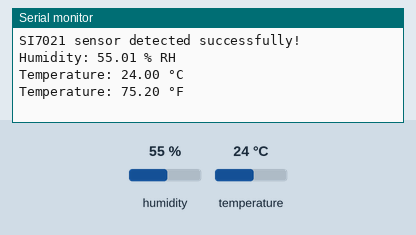
The sketch below on a simulated ESP32. On the bench: the last lines printed to the serial monitor. Wiring (inferred from the names in the program): HTU21/Si7021 sensor at I2C address 0x40. The test bench sets the inputs (shaded band); at power-on: humidity 55 %, temperature 24 °C.

Above: at 3.2 s.
3.3 s: humidity set to 22 %
At 4.9 s:
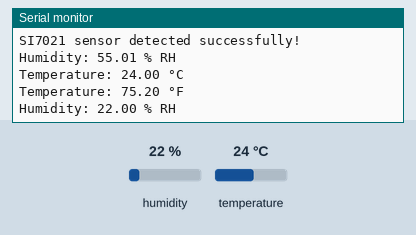
6.0 s: temperature set to 12 °C
At 7.7 s:
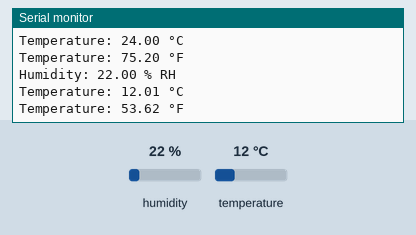
8.7 s: humidity set to 40 %
At 12.1 s:
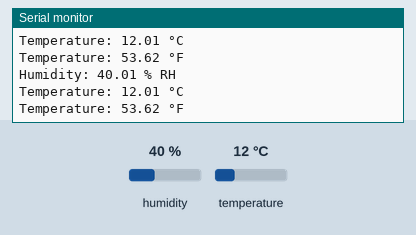
Timing chart, 0 to 13.6 s (numbered marks = the images above; inputs shaded):
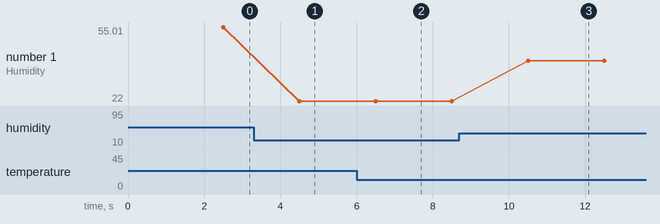

Measured:
- after the input at 3.3 s, the serial monitor: prints a new line after 1.2 s (image 1)
- after the input at 6.0 s, the serial monitor: prints a new line after 1.0 s (image 2)
- after the input at 8.7 s, the serial monitor: prints a new line after 1.8 s (image 3)
- plotted number 1: 55.01 → 22 after the input at 3.3 s, 22 → 40.01 after the input at 8.7 s

The sketch:

temperature_and_humidity_test.ino
```cpp
#include <Wire.h>

// SI7021 I2C Address
#define SI7021_ADDR 0x40
#define HUMIDITY_CMD 0xF5
#define TEMPERATURE_CMD 0xF3

// Function prototypes
float readHumidity();
float readTemperatureCelsius();
float celsiusToFahrenheit(float celsius);
bool checkI2CConnection(uint8_t address);

void setup() {
  // Initialize I2C communication and Serial monitor
  Wire.begin(19, 23);
  Serial.begin(115200);
  delay(2000);  // Stabilization delay

  // Check if the sensor is connected
  if (checkI2CConnection(SI7021_ADDR)) {
    Serial.println("SI7021 sensor detected successfully!");
  } else {
    Serial.println("Error: SI7021 sensor not detected. Please check connections.");
    while (true)
      ;  // Stop the program if the sensor is not found
  }
}

void loop() {
  // Read and display humidity
  float humidity = readHumidity();
  Serial.print("Humidity: ");
  Serial.print(humidity);
  Serial.println(" % RH");

  // Read and display temperature in Celsius and Fahrenheit
  float temperatureC = readTemperatureCelsius();
  float temperatureF = celsiusToFahrenheit(temperatureC);
  Serial.print("Temperature: ");
  Serial.print(temperatureC);
  Serial.println(" °C");
  Serial.print("Temperature: ");
  Serial.print(temperatureF);
  Serial.println(" °F");
  Serial.println();

  // Delay before next measurement
  delay(1000);
}

// Function to read humidity from SI7021
float readHumidity() {
  Wire.beginTransmission(SI7021_ADDR);
  Wire.write(HUMIDITY_CMD);  // Send humidity measurement command
  Wire.endTransmission();
  delay(500);

  Wire.requestFrom(SI7021_ADDR, 2);  // Request 2 bytes of data
  if (Wire.available() == 2) {
    uint8_t msb = Wire.read();
    uint8_t lsb = Wire.read();
    // Convert raw data to humidity percentage
    float humidity = ((msb << 8) | lsb) * 125.0 / 65536.0 - 6.0;
    return humidity;
  } else {
    Serial.println("Error: Failed to read humidity data.");
    return -1.0;  // Return an error value
  }
}

// Function to read temperature in Celsius from SI7021
float readTemperatureCelsius() {
  Wire.beginTransmission(SI7021_ADDR);
  Wire.write(TEMPERATURE_CMD);  // Send temperature measurement command
  Wire.endTransmission();
  delay(500);

  Wire.requestFrom(SI7021_ADDR, 2);  // Request 2 bytes of data
  if (Wire.available() == 2) {
    uint8_t msb = Wire.read();
    uint8_t lsb = Wire.read();
    // Convert raw data to temperature in Celsius
    float temperature = ((msb << 8) | lsb) * 175.72 / 65536.0 - 46.85;
    return temperature;
  } else {
    Serial.println("Error: Failed to read temperature data.");
    return -100.0;  // Return an error value
  }
}

// Function to convert Celsius to Fahrenheit
float celsiusToFahrenheit(float celsius) {
  return celsius * 1.8 + 32;
}

// Function to check if an I2C device is connected
bool checkI2CConnection(uint8_t address) {
  Wire.beginTransmission(address);
  uint8_t error = Wire.endTransmission();
  return (error == 0);  // Returns true if the device is connected
}
```
